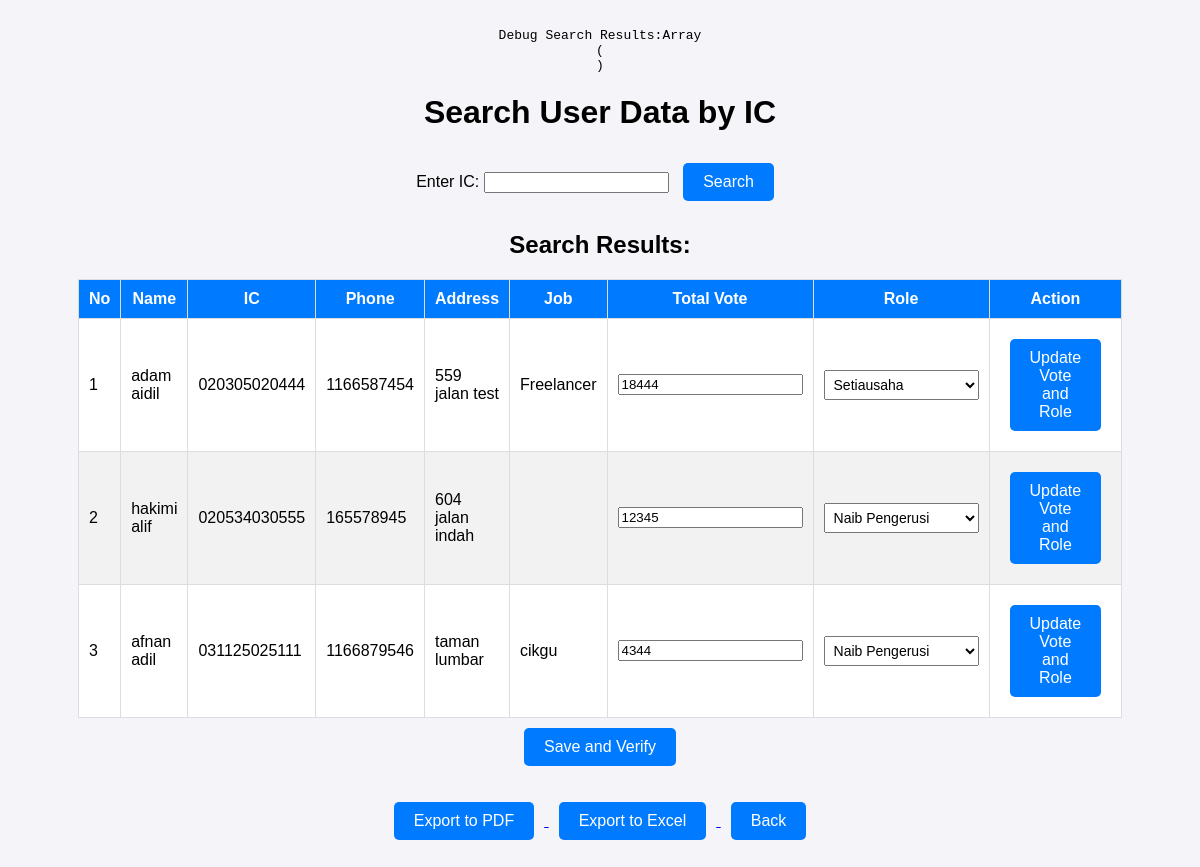
Screenshot of /backend/form2_JHEPP.php?masjid_id=1 with the database file from the repository.
### tables this page shows
CREATE TABLE `form` (
  `form_id` int(8) NOT NULL,
  `date` date NOT NULL,
  `name` varchar(50) NOT NULL,
  `ic` varchar(12) NOT NULL,
  `phone_num` int(11) NOT NULL,
  `address` varchar(50) NOT NULL,
  `job` varchar(30) NOT NULL,
  `total_vote` int(4) NOT NULL,
  `role` varchar(50) DEFAULT NULL,
  `status_code` int(1) DEFAULT NULL,
  `reg_date` datetime(6) NOT NULL DEFAULT current_timestamp(6),
  `edit_date` timestamp(6) NOT NULL DEFAULT current_timestamp(6) ON UPDATE current_timestamp(6),
  `verify_id_1` int(8) DEFAULT NULL,
  `verify_id_2` int(8) DEFAULT NULL,
  `verify_id_3` int(8) DEFAULT NULL
);

CREATE TABLE `user` (
  `user_id` int(8) NOT NULL,
  `username` varchar(20) NOT NULL,
  `pswd` varchar(20) NOT NULL,
  `name` varchar(60) NOT NULL,
  `masjid_id` varchar(20) NOT NULL,
  `ic` varchar(30) NOT NULL,
  `phone` int(11) NOT NULL,
  `address` varchar(50) NOT NULL,
  `job` varchar(30) DEFAULT NULL,
  `level_id` int(1) NOT NULL,
  `reg_date` datetime(6) NOT NULL DEFAULT current_timestamp(6),
  `edit_date` timestamp(6) NULL DEFAULT current_timestamp(6) ON UPDATE current_timestamp(6)
);

### backend/form2_JHEPP.php (the view, shortened to what this page needs)
<?php
include('connection.php');
echo "<pre>Debug Search Results:";
print_r($_SESSION['search_results']);
echo "</pre>";
$masjid_id = isset($_GET['masjid_id']) ? intval($_GET['masjid_id']) : null;
$firstDay = date('Y-m-01');
$lastDay = date('Y-m-t');
$sql = "SELECT f.*, u.name, u.ic, u.phone, u.address, u.job, u.masjid_id, m.masjid_name
        FROM form f
        JOIN user u ON f.ic = u.ic
        JOIN masjid m ON u.masjid_id = m.masjid_id
        WHERE DATE(f.reg_date) BETWEEN :firstdate AND :lastdate
        AND m.masjid_id = :masjid_id
        ORDER BY f.total_vote desc";
$stmt = $conn->prepare($sql);
$stmt->execute([
    'firstdate' => $firstDay,
    'lastdate' => $lastDay,
    'masjid_id' => $masjid_id
]);
$forms = $stmt->fetchAll(PDO::FETCH_ASSOC);
?>
<!DOCTYPE html>
<html lang="en">
<head>
    <link rel="stylesheet" href="../Styles/styles2.css">
</head>
<body>
    <h1>Search User Data by IC</h1>
    <div class="search-section">
        <form method="POST" action="">
            <label for="search_ic">Enter IC:</label>
            <input type="text" id="search_ic" name="search_ic" pattern="\d{12,}" maxlength="20" required>
            <button type="submit">Search</button>
        </form>
    </div>
    <?php
    if (!empty($_SESSION['search_results'])): ?>
        <h2>Search Results:</h2>
            <table>
                <thead>
                    <tr>
                        <th>No</th>
                        <th>Name</th>
                        <th>IC</th>
                        <th>Phone</th>
                        <th>Address</th>
                        <th>Job</th>
                        <th>Total Vote</th>
                        <th>Role</th>
                        <th>Action</th>
                    </tr>
                </thead>
                <tbody>
                    <?php
                    $counter = 1;
                    foreach ($_SESSION['search_results'] as $row): ?>
                        <tr>
                        <td><?php echo $counter++; ?></td>
                            <td><?php echo htmlspecialchars($row['name']); ?></td>
                            <td><?php echo htmlspecialchars($row['ic']); ?></td>
                            <td><?php echo htmlspecialchars($row['phone']); ?></td>
                            <td><?php echo htmlspecialchars($row['address']); ?></td>
                            <td><?php echo htmlspecialchars($row['job']); ?></td>
    <form method="POST" action="">
        <?php if (!isset($row['total_vote'])): ?>
    <td>
    <?php $key = isset($row['form_id']) ? $row['form_id'] : $row['ic']; ?>
    <input type="hidden" name="users[<?php echo $key; ?>][ic]" value="<?php echo htmlspecialchars($row['ic']); ?>">
        <input type="number" name="total_vote" min="0" value="0" required>
    </td>
<?php else: ?>
    <td>
        <input type="number" name="total_vote" min="0" value="<?php echo array_key_exists('total_vote', $row) ? htmlspecialchars($row['total_vote']) : '0'; ?>" required>
    </td>
<?php endif; ?>
    <td>
        <select name="role">
            <option value="Naib Pengerusi" <?php echo (isset($row['role']) && $row['role'] == 'Naib Pengerusi') ? 'selected' : ''; ?>>Naib Pengerusi</option>
            <option value="Setiausaha" <?php echo (isset($row['role']) && $row['role'] == 'Setiausaha') ? 'selected' : ''; ?>>Setiausaha</option>
        </select>
    </td>
    <td>
    <button type="submit" name="update_vote" value="1">Update Vote and Role</button>
    </form>
                                </tr>
                    <?php endforeach; ?>
                </tbody>
            </table>
            <form method="POST" action="db_update_form_PTA.php">
        <button type="submit" name="update_all">Save and Verify</button>
        </form>
    <?php else: ?>
        <p>No results found for the entered IC.</p>
    <?php endif; ?>
    <div class="export-buttons">
    <a href="form2_PTA_pdf.php">
    <button type="button">Export to PDF</button>
</a>
    <a href="form2_PTA_excel.php">
    <button type="button">Export to Excel</button>
</a>
    <button onclick="window.location.href = 'form_JHEPP.php'">Back</button>
</body>
</html>

### Styles/styles2.css (style rules this page uses)
body { font-family: Arial, sans-serif; background-color: #f4f4f9; text-align: center; padding: 20px; }
table { width: 80%; margin: auto; border-collapse: collapse; background: white; }
th, td { padding: 10px; border: 1px solid #ddd; }
th { background: #007BFF; color: white; }
tr:nth-child(even) { background: #f2f2f2; }
select { padding: 5px; font-size: 14px; }
button { background-color: #007BFF; color: white; padding: 10px 20px; font-size: 16px; margin: 10px; cursor: pointer; border: none; border-radius: 5px; }

### rows the page displays
form: user.name "adam aidil", user.ic "020305020444", user.phone "1166587454", user.address "559 jalan test", user.job "Freelancer", total_vote "18444", role "Setiausaha"
form: user.name "hakimi alif", user.ic "020534030555", user.phone "165578945", user.address "604 jalan indah", total_vote "12345", role "Naib Pengerusi"
form: user.name "afnan adil", user.ic "031125025111", user.phone "1166879546", user.address "taman lumbar", user.job "cikgu", total_vote "4344", role "Naib Pengerusi"
